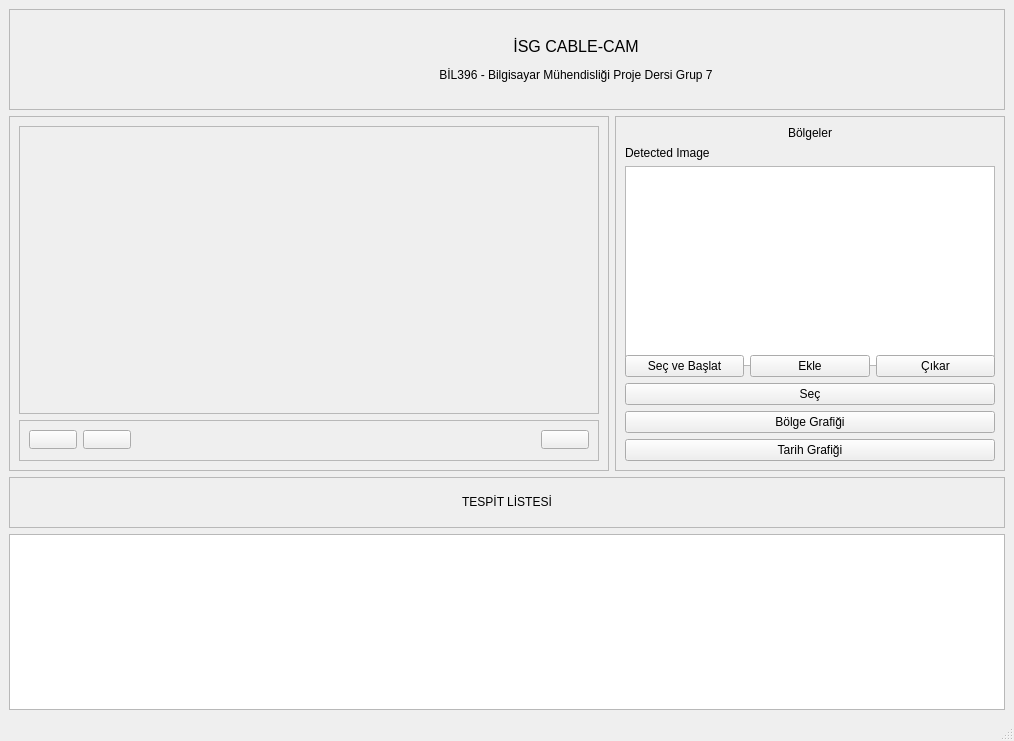
<?xml version="1.0" encoding="UTF-8"?>
<ui version="4.0">
 <class>SecondWindow</class>
 <widget class="QMainWindow" name="SecondWindow">
  <property name="geometry">
   <rect>
    <x>0</x>
    <y>0</y>
    <width>1014</width>
    <height>741</height>
   </rect>
  </property>
  <property name="minimumSize">
   <size>
    <width>813</width>
    <height>0</height>
   </size>
  </property>
  <property name="windowTitle">
   <string>İSG CABLE-CAM</string>
  </property>
  <widget class="QWidget" name="centralwidget">
   <layout class="QGridLayout" name="gridLayout_7">
    <item row="0" column="0">
     <layout class="QVBoxLayout" name="verticalLayout_4">
      <item>
       <widget class="QFrame" name="frame_5">
        <property name="frameShape">
         <enum>QFrame::StyledPanel</enum>
        </property>
        <property name="frameShadow">
         <enum>QFrame::Raised</enum>
        </property>
        <layout class="QGridLayout" name="gridLayout_3">
         <item row="0" column="0">
          <layout class="QHBoxLayout" name="horizontalLayout_4">
           <item>
            <spacer name="horizontalSpacer_8">
             <property name="orientation">
              <enum>Qt::Horizontal</enum>
             </property>
             <property name="sizeHint" stdset="0">
              <size>
               <width>40</width>
               <height>20</height>
              </size>
             </property>
            </spacer>
           </item>
           <item>
            <widget class="QLabel" name="gtu">
             <property name="minimumSize">
              <size>
               <width>131</width>
               <height>81</height>
              </size>
             </property>
             <property name="text">
              <string/>
             </property>
            </widget>
           </item>
           <item>
            <widget class="QLabel" name="label">
             <property name="minimumSize">
              <size>
               <width>500</width>
               <height>0</height>
              </size>
             </property>
             <property name="maximumSize">
              <size>
               <width>741</width>
               <height>16777215</height>
              </size>
             </property>
             <property name="text">
              <string>&lt;html&gt;&lt;head/&gt;&lt;body&gt;&lt;p align=&quot;center&quot;&gt;&lt;span style=&quot; font-size:12pt;&quot;&gt;İSG CABLE-CAM&lt;/span&gt;&lt;/p&gt;&lt;p align=&quot;center&quot;&gt;BİL396 - Bilgisayar Mühendisliği Proje Dersi Grup 7&lt;/p&gt;&lt;/body&gt;&lt;/html&gt;</string>
             </property>
            </widget>
           </item>
           <item>
            <spacer name="horizontalSpacer_7">
             <property name="orientation">
              <enum>Qt::Horizontal</enum>
             </property>
             <property name="sizeHint" stdset="0">
              <size>
               <width>40</width>
               <height>20</height>
              </size>
             </property>
            </spacer>
           </item>
          </layout>
         </item>
        </layout>
       </widget>
      </item>
      <item>
       <layout class="QHBoxLayout" name="horizontalLayout_6">
        <item>
         <widget class="QFrame" name="frame">
          <property name="minimumSize">
           <size>
            <width>600</width>
            <height>311</height>
           </size>
          </property>
          <property name="maximumSize">
           <size>
            <width>16777215</width>
            <height>16777215</height>
           </size>
          </property>
          <property name="frameShape">
           <enum>QFrame::StyledPanel</enum>
          </property>
          <property name="frameShadow">
           <enum>QFrame::Raised</enum>
          </property>
          <layout class="QGridLayout" name="gridLayout_5">
           <item row="0" column="0">
            <layout class="QVBoxLayout" name="verticalLayout_3">
             <item>
              <widget class="QFrame" name="videoFrame">
               <property name="minimumSize">
                <size>
                 <width>491</width>
                 <height>261</height>
                </size>
               </property>
               <property name="frameShape">
                <enum>QFrame::StyledPanel</enum>
               </property>
               <property name="frameShadow">
                <enum>QFrame::Raised</enum>
               </property>
               <layout class="QGridLayout" name="gridLayout_6">
                <item row="0" column="0">
                 <widget class="QLabel" name="video">
                  <property name="minimumSize">
                   <size>
                    <width>491</width>
                    <height>261</height>
                   </size>
                  </property>
                  <property name="text">
                   <string/>
                  </property>
                 </widget>
                </item>
               </layout>
              </widget>
             </item>
             <item>
              <widget class="QFrame" name="frame_6">
               <property name="minimumSize">
                <size>
                 <width>0</width>
                 <height>41</height>
                </size>
               </property>
               <property name="maximumSize">
                <size>
                 <width>16777215</width>
                 <height>41</height>
                </size>
               </property>
               <property name="frameShape">
                <enum>QFrame::StyledPanel</enum>
               </property>
               <property name="frameShadow">
                <enum>QFrame::Raised</enum>
               </property>
               <layout class="QGridLayout" name="gridLayout_4">
                <item row="0" column="0">
                 <layout class="QHBoxLayout" name="horizontalLayout_3">
                  <item>
                   <widget class="QPushButton" name="play">
                    <property name="minimumSize">
                     <size>
                      <width>48</width>
                      <height>19</height>
                     </size>
                    </property>
                    <property name="maximumSize">
                     <size>
                      <width>48</width>
                      <height>19</height>
                     </size>
                    </property>
                    <property name="text">
                     <string/>
                    </property>
                   </widget>
                  </item>
                  <item>
                   <widget class="QPushButton" name="stop">
                    <property name="minimumSize">
                     <size>
                      <width>48</width>
                      <height>19</height>
                     </size>
                    </property>
                    <property name="maximumSize">
                     <size>
                      <width>48</width>
                      <height>19</height>
                     </size>
                    </property>
                    <property name="text">
                     <string/>
                    </property>
                   </widget>
                  </item>
                  <item>
                   <spacer name="horizontalSpacer_4">
                    <property name="orientation">
                     <enum>Qt::Horizontal</enum>
                    </property>
                    <property name="sizeHint" stdset="0">
                     <size>
                      <width>40</width>
                      <height>20</height>
                     </size>
                    </property>
                   </spacer>
                  </item>
                  <item>
                   <widget class="QPushButton" name="fullScreen">
                    <property name="minimumSize">
                     <size>
                      <width>48</width>
                      <height>19</height>
                     </size>
                    </property>
                    <property name="maximumSize">
                     <size>
                      <width>48</width>
                      <height>19</height>
                     </size>
                    </property>
                    <property name="text">
                     <string/>
                    </property>
                   </widget>
                  </item>
                 </layout>
                </item>
               </layout>
              </widget>
             </item>
            </layout>
           </item>
          </layout>
         </widget>
        </item>
        <item>
         <widget class="QFrame" name="frame_3">
          <property name="minimumSize">
           <size>
            <width>386</width>
            <height>352</height>
           </size>
          </property>
          <property name="maximumSize">
           <size>
            <width>500</width>
            <height>16777215</height>
           </size>
          </property>
          <property name="frameShape">
           <enum>QFrame::StyledPanel</enum>
          </property>
          <property name="frameShadow">
           <enum>QFrame::Raised</enum>
          </property>
          <layout class="QGridLayout" name="gridLayout_2">
           <item row="1" column="0">
            <layout class="QVBoxLayout" name="verticalLayout_2">
             <item>
              <layout class="QVBoxLayout" name="verticalLayout">
               <item>
                <widget class="QLabel" name="label_3">
                 <property name="maximumSize">
                  <size>
                   <width>16777215</width>
                   <height>17</height>
                  </size>
                 </property>
                 <property name="text">
                  <string>&lt;html&gt;&lt;head/&gt;&lt;body&gt;&lt;p align=&quot;center&quot;&gt;Bölgeler&lt;/p&gt;&lt;/body&gt;&lt;/html&gt;</string>
                 </property>
                </widget>
               </item>
               <item>
                <widget class="QLabel" name="detectedImage">
                 <property name="text">
                  <string>Detected Image</string>
                 </property>
                </widget>
               </item>
               <item>
                <layout class="QHBoxLayout" name="horizontalLayout_2">
                 <item>
                  <widget class="QListWidget" name="listWidget">
                   <property name="minimumSize">
                    <size>
                     <width>250</width>
                     <height>200</height>
                    </size>
                   </property>
                   <property name="maximumSize">
                    <size>
                     <width>500</width>
                     <height>16777215</height>
                    </size>
                   </property>
                  </widget>
                 </item>
                </layout>
               </item>
              </layout>
             </item>
             <item>
              <layout class="QHBoxLayout" name="horizontalLayout_5">
               <item>
                <widget class="QPushButton" name="secVeBaslat">
                 <property name="text">
                  <string>Seç ve Başlat</string>
                 </property>
                </widget>
               </item>
               <item>
                <widget class="QPushButton" name="ekle">
                 <property name="text">
                  <string>Ekle</string>
                 </property>
                </widget>
               </item>
               <item>
                <widget class="QPushButton" name="cikar">
                 <property name="text">
                  <string>Çıkar</string>
                 </property>
                </widget>
               </item>
              </layout>
             </item>
             <item>
              <widget class="QPushButton" name="sec">
               <property name="text">
                <string>Seç</string>
               </property>
              </widget>
             </item>
             <item>
              <widget class="QPushButton" name="bolgeGrafigi">
               <property name="text">
                <string>Bölge Grafiği</string>
               </property>
              </widget>
             </item>
             <item>
              <widget class="QPushButton" name="openDateGraph">
               <property name="text">
                <string>Tarih Grafiği</string>
               </property>
              </widget>
             </item>
            </layout>
           </item>
          </layout>
         </widget>
        </item>
       </layout>
      </item>
      <item>
       <layout class="QVBoxLayout" name="_2">
        <item>
         <widget class="QFrame" name="frame_4">
          <property name="frameShape">
           <enum>QFrame::StyledPanel</enum>
          </property>
          <property name="frameShadow">
           <enum>QFrame::Raised</enum>
          </property>
          <layout class="QGridLayout" name="gridLayout">
           <item row="0" column="0">
            <layout class="QHBoxLayout" name="horizontalLayout">
             <item>
              <spacer name="horizontalSpacer">
               <property name="orientation">
                <enum>Qt::Horizontal</enum>
               </property>
               <property name="sizeHint" stdset="0">
                <size>
                 <width>40</width>
                 <height>20</height>
                </size>
               </property>
              </spacer>
             </item>
             <item>
              <widget class="QLabel" name="dikkat1">
               <property name="minimumSize">
                <size>
                 <width>0</width>
                 <height>31</height>
                </size>
               </property>
               <property name="text">
                <string/>
               </property>
              </widget>
             </item>
             <item>
              <widget class="QLabel" name="label_2">
               <property name="minimumSize">
                <size>
                 <width>0</width>
                 <height>31</height>
                </size>
               </property>
               <property name="text">
                <string>&lt;html&gt;&lt;head/&gt;&lt;body&gt;&lt;p align=&quot;center&quot;&gt;TESPİT LİSTESİ&lt;/p&gt;&lt;/body&gt;&lt;/html&gt;</string>
               </property>
              </widget>
             </item>
             <item>
              <widget class="QLabel" name="dikkat2">
               <property name="minimumSize">
                <size>
                 <width>0</width>
                 <height>31</height>
                </size>
               </property>
               <property name="text">
                <string/>
               </property>
              </widget>
             </item>
             <item>
              <spacer name="horizontalSpacer_3">
               <property name="orientation">
                <enum>Qt::Horizontal</enum>
               </property>
               <property name="sizeHint" stdset="0">
                <size>
                 <width>40</width>
                 <height>20</height>
                </size>
               </property>
              </spacer>
             </item>
            </layout>
           </item>
          </layout>
         </widget>
        </item>
        <item>
         <widget class="QTableWidget" name="tableWidget">
          <property name="minimumSize">
           <size>
            <width>791</width>
            <height>0</height>
           </size>
          </property>
         </widget>
        </item>
       </layout>
      </item>
     </layout>
    </item>
   </layout>
  </widget>
  <widget class="QMenuBar" name="menubar">
   <property name="geometry">
    <rect>
     <x>0</x>
     <y>0</y>
     <width>1014</width>
     <height>22</height>
    </rect>
   </property>
  </widget>
  <widget class="QStatusBar" name="statusbar"/>
 </widget>
 <resources/>
 <connections/>
</ui>
